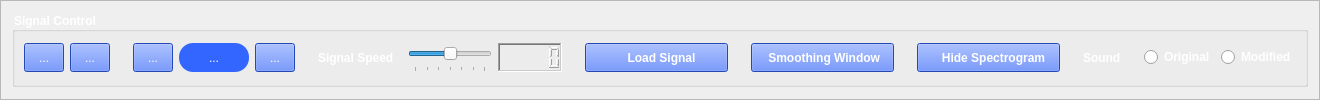
               <widget class="QFrame" name="frame_28">
                <property name="frameShape">
                 <enum>QFrame::StyledPanel</enum>
                </property>
                <property name="frameShadow">
                 <enum>QFrame::Raised</enum>
                </property>
                <layout class="QGridLayout" name="gridLayout_34">
                 <item row="0" column="0">
                  <widget class="QGroupBox" name="groupBox_10">
                   <property name="sizePolicy">
                    <sizepolicy hsizetype="Preferred" vsizetype="Maximum">
                     <horstretch>0</horstretch>
                     <verstretch>0</verstretch>
                    </sizepolicy>
                   </property>
                   <property name="maximumSize">
                    <size>
                     <width>16777215</width>
                     <height>75</height>
                    </size>
                   </property>
                   <property name="font">
                    <font>
                     <pointsize>9</pointsize>
                     <weight>75</weight>
                     <bold>true</bold>
                    </font>
                   </property>
                   <property name="styleSheet">
                    <string notr="true">color: rgb(255, 255, 255);</string>
                   </property>
                   <property name="title">
                    <string>Signal Control</string>
                   </property>
                   <layout class="QGridLayout" name="gridLayout_39">
                    <item row="0" column="0">
                     <layout class="QGridLayout" name="gridLayout_11">
                      <item row="0" column="1">
                       <widget class="QToolButton" name="ECG_Abnormalities_Zooming_Out_Button">
                        <property name="sizePolicy">
                         <sizepolicy hsizetype="Expanding" vsizetype="Fixed">
                          <horstretch>0</horstretch>
                          <verstretch>0</verstretch>
                         </sizepolicy>
                        </property>
                        <property name="minimumSize">
                         <size>
                          <width>40</width>
                          <height>29</height>
                         </size>
                        </property>
                        <property name="styleSheet">
                         <string notr="true">background-color:#3366ff;</string>
                        </property>
                        <property name="text">
                         <string>...</string>
                        </property>
                        <property name="icon">
                         <iconset>
                          <normaloff>Signal-Equalizer/Assets/zoom-out.png</normaloff>Signal-Equalizer/Assets/zoom-out.png</iconset>
                        </property>
                        <property name="iconSize">
                         <size>
                          <width>20</width>
                          <height>20</height>
                         </size>
                        </property>
                       </widget>
                      </item>
                      <item row="0" column="14">
                       <spacer name="horizontalSpacer_25">
                        <property name="orientation">
                         <enum>Qt::Horizontal</enum>
                        </property>
                        <property name="sizeType">
                         <enum>QSizePolicy::Expanding</enum>
                        </property>
                        <property name="sizeHint" stdset="0">
                         <size>
                          <width>17</width>
                          <height>26</height>
                         </size>
                        </property>
                       </spacer>
                      </item>
                      <item row="0" column="9">
                       <widget class="QLCDNumber" name="ECG_Abnormalities_Signal_Speed_LCD">
                        <property name="enabled">
                         <bool>true</bool>
                        </property>
                        <property name="minimumSize">
                         <size>
                          <width>0</width>
                          <height>29</height>
                         </size>
                        </property>
                        <property name="font">
                         <font>
                          <weight>75</weight>
                          <bold>true</bold>
                         </font>
                        </property>
                        <property name="frameShape">
                         <enum>QFrame::WinPanel</enum>
                        </property>
                        <property name="frameShadow">
                         <enum>QFrame::Sunken</enum>
                        </property>
                        <property name="lineWidth">
                         <number>1</number>
                        </property>
                        <property name="segmentStyle">
                         <enum>QLCDNumber::Outline</enum>
                        </property>
                        <property name="intValue" stdset="0">
                         <number>0</number>
                        </property>
                       </widget>
                      </item>
                      <item row="0" column="15">
                       <widget class="QPushButton" name="ECG_Abnormalities_Hide_Show_Spectrogram_Button">
                        <property name="sizePolicy">
                         <sizepolicy hsizetype="Maximum" vsizetype="Fixed">
                          <horstretch>130</horstretch>
                          <verstretch>0</verstretch>
                         </sizepolicy>
                        </property>
                        <property name="minimumSize">
                         <size>
                          <width>143</width>
                          <height>29</height>
                         </size>
                        </property>
                        <property name="maximumSize">
                         <size>
                          <width>160</width>
                          <height>16777215</height>
                         </size>
                        </property>
                        <property name="sizeIncrement">
                         <size>
                          <width>0</width>
                          <height>0</height>
                         </size>
                        </property>
                        <property name="font">
                         <font>
                          <weight>75</weight>
                          <bold>true</bold>
                         </font>
                        </property>
                        <property name="styleSheet">
                         <string notr="true">background-color:#3366ff;</string>
                        </property>
                        <property name="text">
                         <string>   Hide Spectrogram</string>
                        </property>
                        <property name="icon">
                         <iconset>
                          <normaloff>Signal-Equalizer/Assets/invisible.png</normaloff>Signal-Equalizer/Assets/invisible.png</iconset>
                        </property>
                        <property name="iconSize">
                         <size>
                          <width>20</width>
                          <height>20</height>
                         </size>
                        </property>
                       </widget>
                      </item>
                      <item row="0" column="7">
                       <widget class="QLabel" name="label_27">
                        <property name="minimumSize">
                         <size>
                          <width>84</width>
                          <height>29</height>
                         </size>
                        </property>
                        <property name="font">
                         <font>
                          <pointsize>9</pointsize>
                          <weight>75</weight>
                          <bold>true</bold>
                         </font>
                        </property>
                        <property name="styleSheet">
                         <string notr="true">color: &quot;white&quot;;</string>
                        </property>
                        <property name="text">
                         <string>Signal Speed</string>
                        </property>
                       </widget>
                      </item>
                      <item row="0" column="13">
                       <widget class="QPushButton" name="ECG_Abnormalities_Smoothing_Window_Button">
                        <property name="sizePolicy">
                         <sizepolicy hsizetype="Maximum" vsizetype="Fixed">
                          <horstretch>130</horstretch>
                          <verstretch>0</verstretch>
                         </sizepolicy>
                        </property>
                        <property name="minimumSize">
                         <size>
                          <width>143</width>
                          <height>29</height>
                         </size>
                        </property>
                        <property name="maximumSize">
                         <size>
                          <width>160</width>
                          <height>16777215</height>
                         </size>
                        </property>
                        <property name="font">
                         <font>
                          <weight>75</weight>
                          <bold>true</bold>
                         </font>
                        </property>
                        <property name="styleSheet">
                         <string notr="true">background-color:#3366ff;</string>
                        </property>
                        <property name="text">
                         <string> Smoothing Window</string>
                        </property>
                        <property name="icon">
                         <iconset>
                          <normaloff>Signal-Equalizer/Assets/bell-curve.png</normaloff>Signal-Equalizer/Assets/bell-curve.png</iconset>
                        </property>
                        <property name="iconSize">
                         <size>
                          <width>20</width>
                          <height>20</height>
                         </size>
                        </property>
                       </widget>
                      </item>
                      <item row="0" column="17">
                       <widget class="QLabel" name="label_31">
                        <property name="font">
                         <font>
                          <pointsize>9</pointsize>
                          <weight>75</weight>
                          <bold>true</bold>
                         </font>
                        </property>
                        <property name="text">
                         <string>Sound</string>
                        </property>
                       </widget>
                      </item>
                      <item row="0" column="3">
                       <widget class="QToolButton" name="ECG_Abnormalities_Stop_Button">
                        <property name="sizePolicy">
                         <sizepolicy hsizetype="Expanding" vsizetype="Fixed">
                          <horstretch>0</horstretch>
                          <verstretch>0</verstretch>
                         </sizepolicy>
                        </property>
                        <property name="minimumSize">
                         <size>
                          <width>40</width>
                          <height>29</height>
                         </size>
                        </property>
                        <property name="styleSheet">
                         <string notr="true">background-color:#3366ff;</string>
                        </property>
                        <property name="text">
                         <string>...</string>
                        </property>
                        <property name="icon">
                         <iconset>
                          <normaloff>Signal-Equalizer/Assets/stop-button (2).png</normaloff>Signal-Equalizer/Assets/stop-button (2).png</iconset>
                        </property>
                        <property name="iconSize">
                         <size>
                          <width>20</width>
                          <height>20</height>
                         </size>
                        </property>
                       </widget>
                      </item>
                      <item row="0" column="16">
                       <spacer name="horizontalSpacer_26">
                        <property name="orientation">
                         <enum>Qt::Horizontal</enum>
                        </property>
                        <property name="sizeType">
                         <enum>QSizePolicy::Expanding</enum>
                        </property>
                        <property name="sizeHint" stdset="0">
                         <size>
                          <width>17</width>
                          <height>20</height>
                         </size>
                        </property>
                       </spacer>
                      </item>
                      <item row="0" column="5">
                       <widget class="QToolButton" name="ECG_Abnormalities_Reset_Button">
                        <property name="sizePolicy">
                         <sizepolicy hsizetype="Expanding" vsizetype="Fixed">
                          <horstretch>0</horstretch>
                          <verstretch>0</verstretch>
                         </sizepolicy>
                        </property>
                        <property name="minimumSize">
                         <size>
                          <width>40</width>
                          <height>29</height>
                         </size>
                        </property>
                        <property name="styleSheet">
                         <string notr="true">background-color:#3366ff;</string>
                        </property>
                        <property name="text">
                         <string>...</string>
                        </property>
                        <property name="icon">
                         <iconset>
                          <normaloff>Signal-Equalizer/Assets/rewind.png</normaloff>Signal-Equalizer/Assets/rewind.png</iconset>
                        </property>
                        <property name="iconSize">
                         <size>
                          <width>20</width>
                          <height>20</height>
                         </size>
                        </property>
                       </widget>
                      </item>
                      <item row="0" column="8">
                       <widget class="QSlider" name="ECG_Abnormalities_Signal_Speed_Slider">
                        <property name="sizePolicy">
                         <sizepolicy hsizetype="Expanding" vsizetype="Fixed">
                          <horstretch>120</horstretch>
                          <verstretch>0</verstretch>
                         </sizepolicy>
                        </property>
                        <property name="minimumSize">
                         <size>
                          <width>80</width>
                          <height>29</height>
                         </size>
                        </property>
                        <property name="maximumSize">
                         <size>
                          <width>300</width>
                          <height>16777215</height>
                         </size>
                        </property>
                        <property name="minimum">
                         <number>-3</number>
                        </property>
                        <property name="maximum">
                         <number>3</number>
                        </property>
                        <property name="singleStep">
                         <number>0</number>
                        </property>
                        <property name="pageStep">
                         <number>0</number>
                        </property>
                        <property name="value">
                         <number>0</number>
                        </property>
                        <property name="sliderPosition">
                         <number>0</number>
                        </property>
                        <property name="tracking">
                         <bool>true</bool>
                        </property>
                        <property name="orientation">
                         <enum>Qt::Horizontal</enum>
                        </property>
                        <property name="invertedAppearance">
                         <bool>false</bool>
                        </property>
                        <property name="invertedControls">
                         <bool>false</bool>
                        </property>
                        <property name="tickPosition">
                         <enum>QSlider::TicksBelow</enum>
                        </property>
                        <property name="tickInterval">
                         <number>1</number>
                        </property>
                       </widget>
                      </item>
                      <item row="0" column="20">
                       <widget class="QRadioButton" name="ECG_Abnormalities_Modified_Signal_Sound_Radio_Button">
                        <property name="font">
                         <font>
                          <pointsize>9</pointsize>
                          <weight>75</weight>
                          <bold>true</bold>
                         </font>
                        </property>
                        <property name="text">
                         <string>Modified</string>
                        </property>
                       </widget>
                      </item>
                      <item row="0" column="2">
                       <spacer name="horizontalSpacer_27">
                        <property name="orientation">
                         <enum>Qt::Horizontal</enum>
                        </property>
                        <property name="sizeHint" stdset="0">
                         <size>
                          <width>17</width>
                          <height>26</height>
                         </size>
                        </property>
                       </spacer>
                      </item>
                      <item row="0" column="0">
                       <widget class="QToolButton" name="ECG_Abnormalities_Zooming_In_Button">
                        <property name="sizePolicy">
                         <sizepolicy hsizetype="Expanding" vsizetype="Fixed">
                          <horstretch>0</horstretch>
                          <verstretch>0</verstretch>
                         </sizepolicy>
                        </property>
                        <property name="minimumSize">
                         <size>
                          <width>40</width>
                          <height>29</height>
                         </size>
                        </property>
                        <property name="font">
                         <font>
                          <italic>false</italic>
                         </font>
                        </property>
                        <property name="styleSheet">
                         <string notr="true">background-color:#3366ff;</string>
                        </property>
                        <property name="text">
                         <string>...</string>
                        </property>
                        <property name="icon">
                         <iconset>
                          <normaloff>Signal-Equalizer/Assets/zoomin.png</normaloff>Signal-Equalizer/Assets/zoomin.png</iconset>
                        </property>
                       </widget>
                      </item>
                      <item row="0" column="19">
                       <widget class="QRadioButton" name="ECG_Abnormalities_Original_Signal_Sound_Radio_Button">
                        <property name="font">
                         <font>
                          <pointsize>9</pointsize>
                          <weight>75</weight>
                          <bold>true</bold>
                         </font>
                        </property>
                        <property name="text">
                         <string>Original</string>
                        </property>
                       </widget>
                      </item>
                      <item row="0" column="4">
                       <widget class="QToolButton" name="ECG_Abnormalities_Play_Pause_Button">
                        <property name="sizePolicy">
                         <sizepolicy hsizetype="Expanding" vsizetype="Fixed">
                          <horstretch>0</horstretch>
                          <verstretch>0</verstretch>
                         </sizepolicy>
                        </property>
                        <property name="minimumSize">
                         <size>
                          <width>70</width>
                          <height>29</height>
                         </size>
                        </property>
                        <property name="styleSheet">
                         <string notr="true">background-color:#3366ff;
border-radius: 14px;</string>
                        </property>
                        <property name="text">
                         <string>...</string>
                        </property>
                        <property name="icon">
                         <iconset>
                          <normaloff>Signal-Equalizer/Assets/play (1).png</normaloff>Signal-Equalizer/Assets/play (1).png</iconset>
                        </property>
                        <property name="iconSize">
                         <size>
                          <width>20</width>
                          <height>20</height>
                         </size>
                        </property>
                       </widget>
                      </item>
                      <item row="0" column="10">
                       <spacer name="horizontalSpacer_47">
                        <property name="orientation">
                         <enum>Qt::Horizontal</enum>
                        </property>
                        <property name="sizeType">
                         <enum>QSizePolicy::Expanding</enum>
                        </property>
                        <property name="sizeHint" stdset="0">
                         <size>
                          <width>17</width>
                          <height>26</height>
                         </size>
                        </property>
                       </spacer>
                      </item>
                      <item row="0" column="11">
                       <widget class="QPushButton" name="ECG_Abnormalities_Load_Signal_Button">
                        <property name="sizePolicy">
                         <sizepolicy hsizetype="Maximum" vsizetype="Fixed">
                          <horstretch>130</horstretch>
                          <verstretch>0</verstretch>
                         </sizepolicy>
                        </property>
                        <property name="minimumSize">
                         <size>
                          <width>143</width>
                          <height>29</height>
                         </size>
                        </property>
                        <property name="maximumSize">
                         <size>
                          <width>160</width>
                          <height>16777215</height>
                         </size>
                        </property>
                        <property name="sizeIncrement">
                         <size>
                          <width>0</width>
                          <height>0</height>
                         </size>
                        </property>
                        <property name="font">
                         <font>
                          <weight>75</weight>
                          <bold>true</bold>
                         </font>
                        </property>
                        <property name="styleSheet">
                         <string notr="true">background-color:#3366ff;</string>
                        </property>
                        <property name="text">
                         <string>   Load Signal</string>
                        </property>
                        <property name="icon">
                         <iconset>
                          <normaloff>Signal-Equalizer/Assets/move-to.png</normaloff>Signal-Equalizer/Assets/move-to.png</iconset>
                        </property>
                        <property name="iconSize">
                         <size>
                          <width>20</width>
                          <height>20</height>
                         </size>
                        </property>
                       </widget>
                      </item>
                      <item row="0" column="12">
                       <spacer name="horizontalSpacer_52">
                        <property name="orientation">
                         <enum>Qt::Horizontal</enum>
                        </property>
                        <property name="sizeType">
                         <enum>QSizePolicy::Expanding</enum>
                        </property>
                        <property name="sizeHint" stdset="0">
                         <size>
                          <width>17</width>
                          <height>26</height>
                         </size>
                        </property>
                       </spacer>
                      </item>
                      <item row="0" column="6">
                       <spacer name="horizontalSpacer_53">
                        <property name="orientation">
                         <enum>Qt::Horizontal</enum>
                        </property>
                        <property name="sizeHint" stdset="0">
                         <size>
                          <width>17</width>
                          <height>26</height>
                         </size>
                        </property>
                       </spacer>
                      </item>
                      <item row="0" column="18">
                       <spacer name="horizontalSpacer_54">
                        <property name="orientation">
                         <enum>Qt::Horizontal</enum>
                        </property>
                        <property name="sizeType">
                         <enum>QSizePolicy::Expanding</enum>
                        </property>
                        <property name="sizeHint" stdset="0">
                         <size>
                          <width>17</width>
                          <height>20</height>
                         </size>
                        </property>
                       </spacer>
                      </item>
                     </layout>
                    </item>
                   </layout>
                  </widget>
                 </item>
                </layout>
               </widget>
